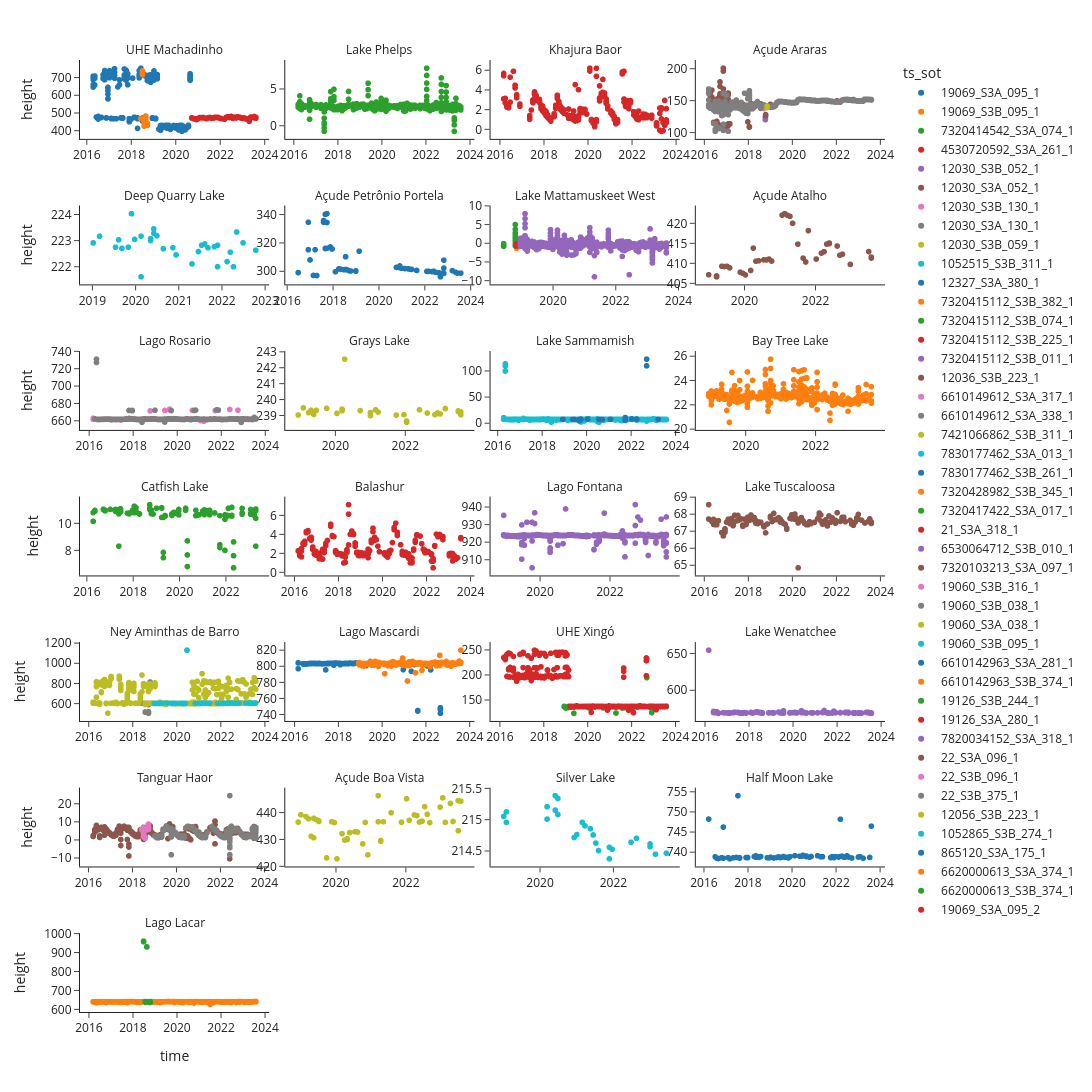

The notebook cell this image was saved under:
### Markdown cell above
## Extract outliers from SAR

### Code cell
#Plot to exclude outliers
import plotly.express as px
from plotly.subplots import make_subplots
import plotly.graph_objects as go


df=df_files
x_fd='time'
y_fd='height'
facet='lake_name'
color='ts_sot'
fig = px.scatter(df, x=x_fd, y=y_fd, 
                 facet_col=facet,color=color,facet_col_wrap=4,
                 # color_discrete_sequence=["#7570b3","#d95f02"],
                 template="simple_white", width=1200, height=1200)
# fig.update_traces(marker=dict(size=5,color='#661666'))
fig.update_xaxes(matches=None)
fig.update_yaxes(matches=None)

fig.for_each_annotation(lambda a: a.update(text=a.text.split("=")[-1]))
fig.for_each_yaxis(lambda y: y.update(showticklabels=True,matches=None))
fig.for_each_xaxis(lambda x: x.update(showticklabels=True,matches=None))

fig.show()
del df
